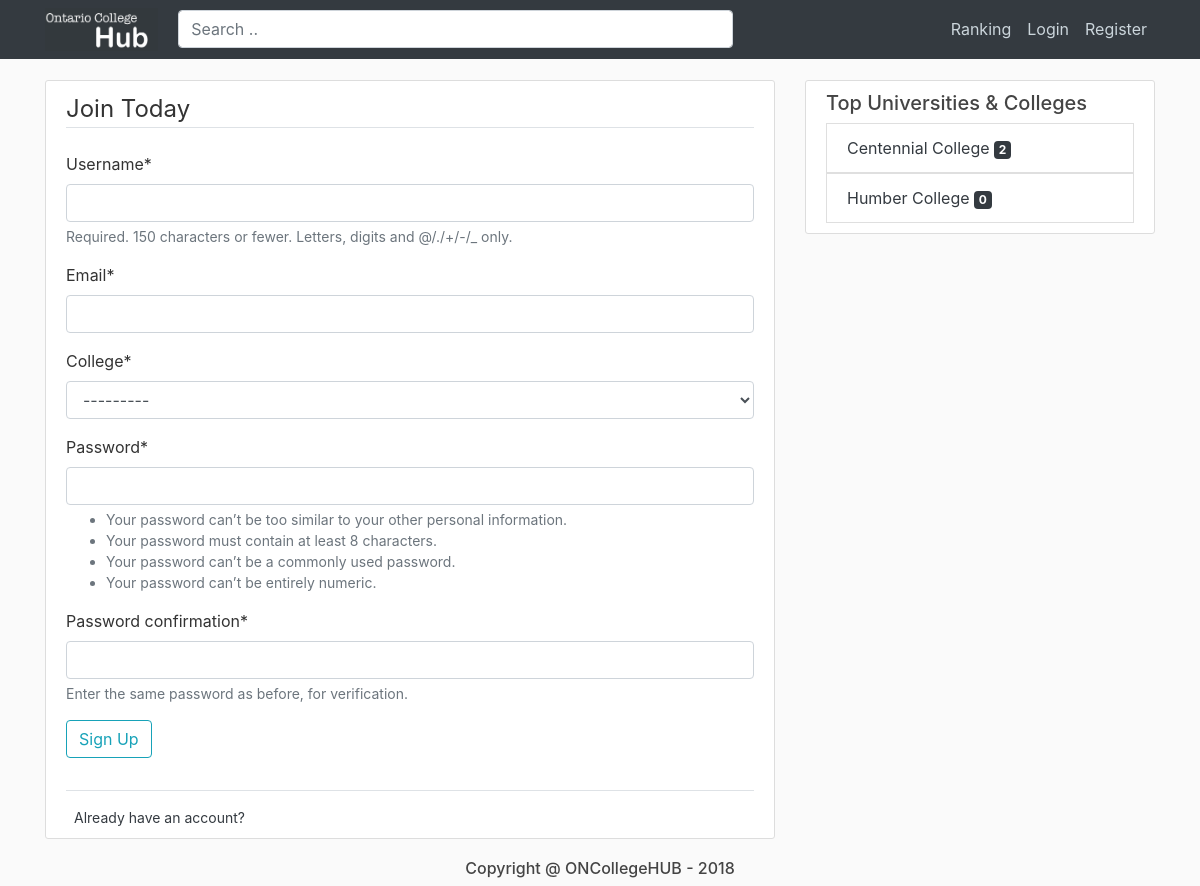
Screenshot of /register/ with the database file from the repository.
### users/models.py (models this page shows)
class College(models.Model):
    name = models.CharField(null=False, max_length=50)
    address = models.CharField(null=False, max_length=50)
    def __str__(self):
        return self.name

### blog/models.py (models this page shows, shortened)
class AbstractPostModel(models.Model):
    title = models.CharField(validators=[validators.MinLengthValidator(10)],
                             null=False, max_length=500)
    content = models.TextField(validators=[validators.MinLengthValidator(10)], null=False)
    post_date = models.DateTimeField(default=timezone.now)
    author = models.ForeignKey(Student, on_delete=models.CASCADE)
    rating = models.IntegerField(default=0)
    college = models.ForeignKey(College, on_delete=models.CASCADE)
    class Meta:
        abstract = True

class Question(AbstractPostModel):
    is_answered = models.BooleanField(default=False)

### users/views.py (the view, shortened to what this page needs)
# urls.py: path('register/', UserRegistration.as_view(template_name='users/register.html'), name='register'),
class UserRegistration(CreateView):
    model = Student
    form_class = UserRegisterForm
    def dispatch(self, request, *args, **kwargs):
        if self.request.user.is_authenticated:
            return redirect('blog-home')
        return super().dispatch(request, *args, **kwargs)
    def get_context_data(self, **kwargs):
        context = super().get_context_data(**kwargs)
        context['registration_form'] = UserRegisterForm()
        get_college_ranking(context)
        get_student_ranking(context)
        return context

### users/forms.py
class UserRegisterForm(UserCreationForm):
    email = forms.EmailField()
    college = forms.ModelChoiceField(queryset=College.objects.all())
    class Meta:
        model = Student
        exclude = ('first_name', 'last_name')
        fields = ['username', 'email', 'college',
                  'password1', 'password2']

### blog/views.py (called while the page is built)
def get_college_ranking(context):
    college_ranking = College.objects.annotate(question_count=Count('question')) \
        .order_by('-question_count')
    try:
        context['college_ranking'] = college_ranking[0:4]
    finally:
        return context

def get_student_ranking(context):
    student_ranking = Student.objects.annotate(answer_count=Count('answer')) \
        .order_by('-answer_count')
    try:
        context['student_ranking'] = student_ranking[0:4]
    finally:
        return context

### users/templates/users/register.html (shortened to what this page needs)
{% extends "blog/base.html" %}
{% load crispy_forms_tags %}
{% block content %}
    <div class="content-section">
        <form method="POST">
            <fieldset class="form-group">
                <legend class="border-bottom mb-4">Join Today</legend>
                {{ registration_form|crispy }}
                <div class="form-group">
                    <button class="btn btn-outline-info" type="submit">Sign Up</button>
                </div>
            </fieldset>
        </form>
        <div class="border-top pt-3">
            <small class="text-muted">
                <a class="ml-2" href="{% url 'login' %}">Already have an account?</a>
            </small>
        </div>
    </div>
{% endblock %}

### blog/templates/blog/base.html (shortened to what this page needs)
{% load static %}
{% load bootstrap4 %}
{% bootstrap_css %}
<!DOCTYPE html>
<html lang="en">
<head>
    <link rel="stylesheet" type="text/css" href="{% static 'blog/main.css' %}">
</head>
<body>
<header class="site-header">
    <nav class="navbar navbar-expand-md navbar-dark bg-dark fixed-top">
        <div class="container">
            <a href="{% url 'blog-home' %}" style="display:contents">
                <img src="{% static 'blog/Logo_page.png' %}" style="width:12%;padding-right: 20px;">
           </a>
            <form action="{% url 'search_list' %}" class="align-middle w-50" type="GET" style="margin: 0">
                <input type="text" class="form-control" name="q" placeholder="Search ..">
            </form>
            <div class="collapse navbar-collapse" id="navbarToggle">
                <div class="navbar-nav">
                    {% if user.is_authenticated %}
                        <a class="nav-item nav-link" href="">Ranking</a>
                        <a class="nav-item nav-link" href="{% url 'post-create' %}">Ask a question</a>
                        <a class="nav-item nav-link" href="{% url 'profile' user.id user.username %}">Profile</a>
                        <a class="nav-item nav-link" href="{% url 'logout' %}">Logout</a>
                    {% else %}
                        <a href="" class="nav-item nav-link">Ranking</a>
                        <a class="nav-item nav-link" href="{% url 'login' %}">Login</a>
                        <a class="nav-item nav-link" href="{% url 'register' %}">Register</a>
                    {% endif %}
                </div>
            </div>
        </div>
    </nav>
</header>
<main role="main" class="container">
    <div class="row">
        <div class="col-md-8">
            {% block content %}{% endblock %}
        </div>
        {% block ranking %}
            <div class="col-md-4">
            <div class="content-section">
                <h5>Top Universities & Colleges</h5>
                {% if  college_ranking %}
                    <div class="ranking-content">
                        {% for college in college_ranking %}
                            <a href="{% url 'blog-college' college.id college.name %}">
                                <li class="list-group-item list-group-item">{{ college.name }} <span
                                        class="badge badge-dark">{{ college.question_set.all|length }}</span></li>
                            </a>
                        {% endfor %}
                    </div>
                {% else %}
                    <h6 class="text-muted">Ranking empty...</h6>
                {% endif %}
            </div>
        {% endblock %}
</main>
<footer>
    <h6 class="text-center">Copyright @ ONCollegeHUB - 2018</h6>
</footer>
</body>
</html>

### blog/static/blog/main.css (style rules this page uses)
body { background: #fafafa; color: #333333; margin-top: 5rem; }
a { color: #343a40; text-decoration: none !important; }
.ranking-content a { width: 45%; font-size: 1em; }
h1, h2, h3, h4, h5, h6 { color: #444444; }
ul { margin: 0; }
.site-header .navbar-nav .nav-link { color: #cbd5db; }
.content-section { background: #ffffff; padding: 10px 20px; border: 1px solid #dddddd; border-radius: 3px; margin-bottom: 20px; }

### rows the page displays
College: name "Centennial College", question_set.all|length "2"
College: name "Humber College", question_set.all|length "0"
